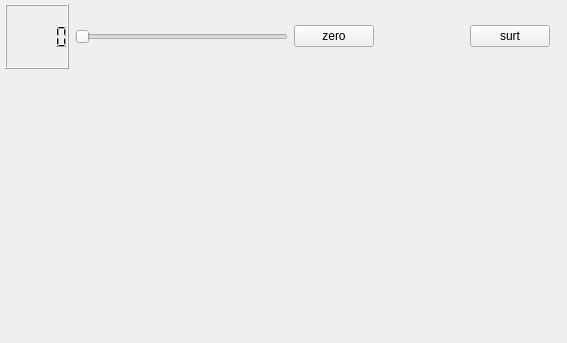
<?xml version="1.0" encoding="UTF-8"?>
<ui version="4.0">
 <class>MainWindow</class>
 <widget class="QMainWindow" name="MainWindow">
  <property name="geometry">
   <rect>
    <x>0</x>
    <y>0</y>
    <width>567</width>
    <height>343</height>
   </rect>
  </property>
  <property name="sizePolicy">
   <sizepolicy hsizetype="Minimum" vsizetype="Minimum">
    <horstretch>0</horstretch>
    <verstretch>0</verstretch>
   </sizepolicy>
  </property>
  <property name="windowTitle">
   <string>MainWindow</string>
  </property>
  <widget class="QWidget" name="centralWidget">
   <property name="sizePolicy">
    <sizepolicy hsizetype="Minimum" vsizetype="Minimum">
     <horstretch>0</horstretch>
     <verstretch>0</verstretch>
    </sizepolicy>
   </property>
   <widget class="QWidget" name="horizontalLayoutWidget">
    <property name="geometry">
     <rect>
      <x>0</x>
      <y>0</y>
      <width>561</width>
      <height>80</height>
     </rect>
    </property>
    <layout class="QHBoxLayout" name="horizontalLayout">
     <property name="leftMargin">
      <number>5</number>
     </property>
     <property name="topMargin">
      <number>4</number>
     </property>
     <item>
      <widget class="mylcdnumber" name="lcdNumber">
       <property name="styleSheet">
        <string notr="true"/>
       </property>
      </widget>
     </item>
     <item>
      <widget class="QSlider" name="horizontalSlider">
       <property name="orientation">
        <enum>Qt::Horizontal</enum>
       </property>
      </widget>
     </item>
     <item>
      <widget class="QPushButton" name="pushButton">
       <property name="text">
        <string>zero</string>
       </property>
      </widget>
     </item>
     <item>
      <spacer name="horizontalSpacer">
       <property name="orientation">
        <enum>Qt::Horizontal</enum>
       </property>
       <property name="sizeType">
        <enum>QSizePolicy::Fixed</enum>
       </property>
       <property name="sizeHint" stdset="0">
        <size>
         <width>90</width>
         <height>20</height>
        </size>
       </property>
      </spacer>
     </item>
     <item>
      <widget class="QPushButton" name="pushButton_2">
       <property name="text">
        <string>surt</string>
       </property>
      </widget>
     </item>
    </layout>
   </widget>
   <zorder>horizontalLayoutWidget</zorder>
   <zorder>horizontalSlider</zorder>
  </widget>
 </widget>
 <layoutdefault spacing="6" margin="11"/>
 <customwidgets>
  <customwidget>
   <class>mylcdnumber</class>
   <extends>QLCDNumber</extends>
   <header location="global">mylcdnumber.h</header>
   <slots>
    <slot>numchanged(int)</slot>
    <slot>zero()</slot>
   </slots>
  </customwidget>
 </customwidgets>
 <resources/>
 <connections>
  <connection>
   <sender>pushButton_2</sender>
   <signal>clicked()</signal>
   <receiver>MainWindow</receiver>
   <slot>close()</slot>
   <hints>
    <hint type="sourcelabel">
     <x>517</x>
     <y>41</y>
    </hint>
    <hint type="destinationlabel">
     <x>283</x>
     <y>41</y>
    </hint>
   </hints>
  </connection>
  <connection>
   <sender>horizontalSlider</sender>
   <signal>sliderMoved(int)</signal>
   <receiver>lcdNumber</receiver>
   <slot>display(int)</slot>
   <hints>
    <hint type="sourcelabel">
     <x>133</x>
     <y>44</y>
    </hint>
    <hint type="destinationlabel">
     <x>40</x>
     <y>38</y>
    </hint>
   </hints>
  </connection>
  <connection>
   <sender>horizontalSlider</sender>
   <signal>sliderMoved(int)</signal>
   <receiver>lcdNumber</receiver>
   <slot>numchanged(int)</slot>
   <hints>
    <hint type="sourcelabel">
     <x>106</x>
     <y>51</y>
    </hint>
    <hint type="destinationlabel">
     <x>47</x>
     <y>56</y>
    </hint>
   </hints>
  </connection>
  <connection>
   <sender>pushButton</sender>
   <signal>clicked()</signal>
   <receiver>lcdNumber</receiver>
   <slot>zero()</slot>
   <hints>
    <hint type="sourcelabel">
     <x>412</x>
     <y>51</y>
    </hint>
    <hint type="destinationlabel">
     <x>55</x>
     <y>70</y>
    </hint>
   </hints>
  </connection>
 </connections>
</ui>
